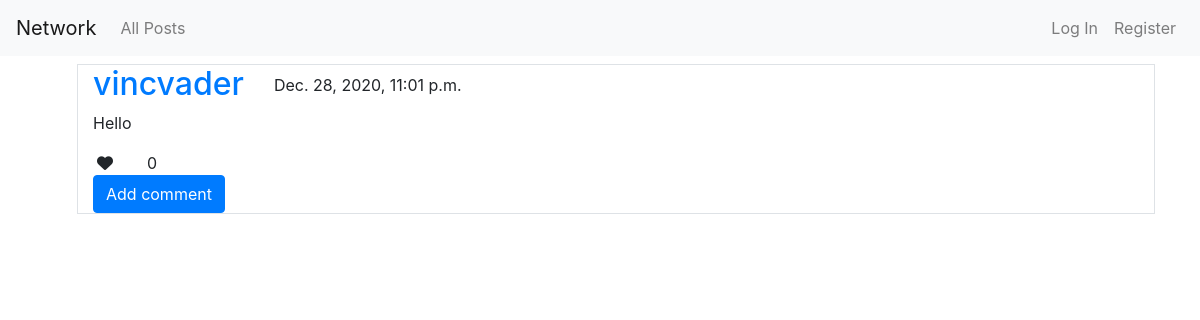
The app's page /, older data.
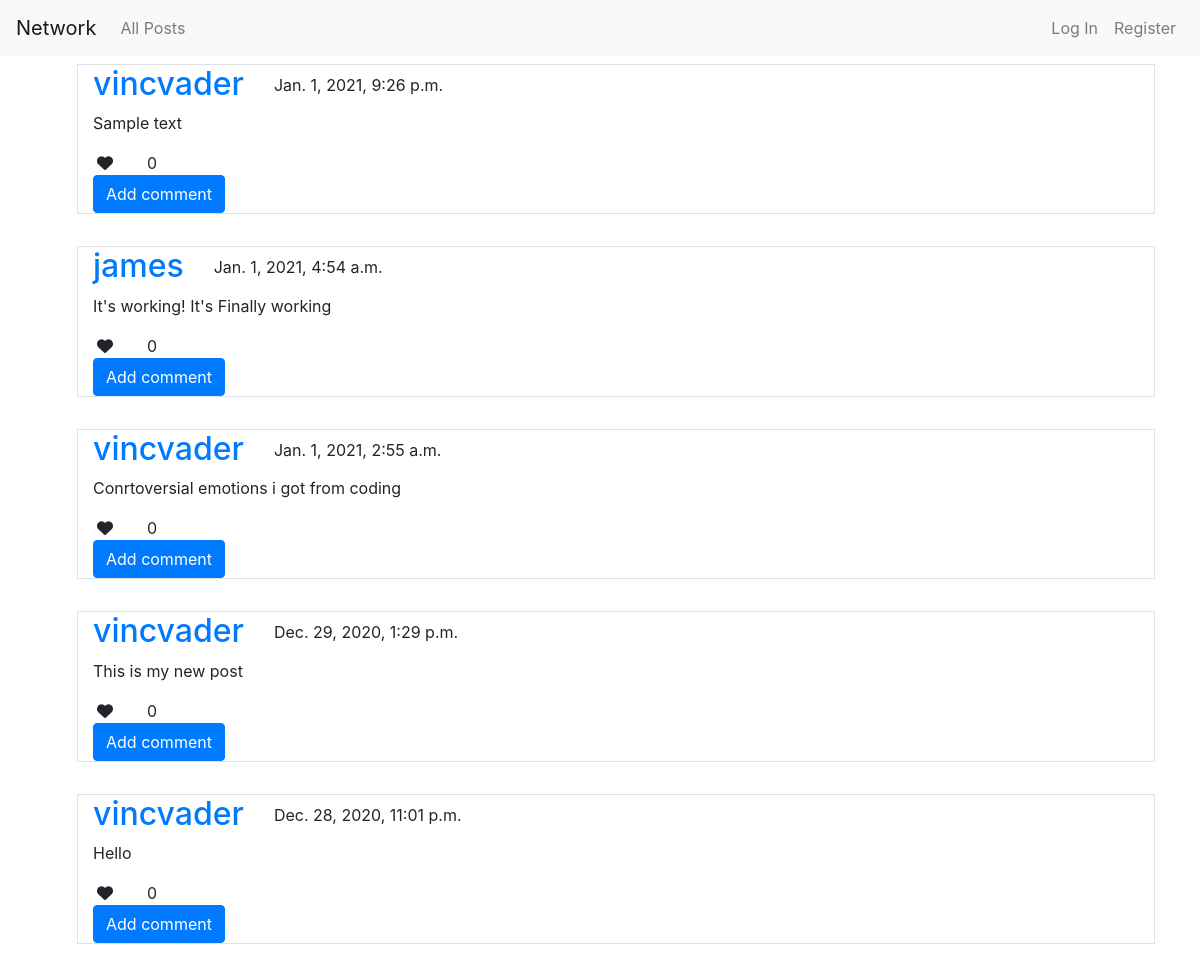
The same page, newer data.
### network/models.py (models this page shows, shortened)
class Post(models.Model):
    author = models.ForeignKey(User, on_delete=models.CASCADE)
    content = models.TextField(max_length=255)
    date_posted = models.DateTimeField(auto_now_add=True)

class User(AbstractUser):
    pass

### network/views.py (the view)
# urls.py: path("", views.index, name="index"),
def index(request):
    posts = Post.objects.all()
    likes = 0
    posts = posts.order_by("-date_posted").all()
    for post in posts:
        post.likes_count = len(Like.objects.filter(post=post.pk))
        if request.user.is_authenticated:
            try:
                Like.objects.get(post=post.pk, user=request.user)
                post.liked = True
            except Like.DoesNotExist:
                post.liked = False
    return render(request, "network/index.html", {
        'posts': posts,
    })

### network/templates/network/index.html (shortened to what this page needs)
{% extends "network/layout.html" %}
{% block body %}
<div class="row m-3">
    {%for post in posts%}
    <div class="col-12 m-3 border">
        <div class="row">
            <div class="col col-auto">
                <h2>
                    <a href="{% url 'profile' user_id=post.author.pk %}">
                        {{post.author}}
                    </a>
                </h2>
            </div>
            <div class="col">
                <p class=" mt-2 mb-0">
                    {{post.date_posted}}
                </p>
            </div>
            <div class="col-12">
                <p>{{post.content}}</p>
                <div class="like-wrapper row">
                    <div class="col col-auto">
                        <i class="fas fa-heart p-1 like" data-user="{{request.user.pk}}" data-post="{{post.pk}}"
                            data-liked='{{post.liked}}'></i>
                    </div>
                    <div class="col like-count" data-post="{{post.pk}}">
                        0
                    </div>
                </div>
                <button class="btn btn-primary comment">Add comment</button>
            </div>
        </div>
    </div>
    {% endfor %}
</div>
{% endblock %}

### network/templates/network/layout.html (shortened to what this page needs)
{% load static %}
<!DOCTYPE html>
<html lang="en">
<head>
    <link rel="stylesheet" href="https://cdn.jsdelivr.net/npm/bootstrap@4.5.3/dist/css/bootstrap.min.css"
>
    <link href="{% static 'network/styles.css' %}" rel="stylesheet">
</head>
<body>
    <div class="container-fluid p-0 mb-5 justify-content-end">
        <nav class="navbar fixed-top navbar-expand-sm navbar-light bg-light">
            <a class="navbar-brand" href="{% url 'index' %}">Network</a>
            <div class="collapse navbar-collapse order-1 dual-collapse-2" id="navbarSupportedContent">
                <ul class="navbar-nav mr-auto">
                    <li class="nav-item mx-auto">
                        <a class="nav-link" href="{% url 'index' %}">All Posts</a>
                    </li>
                </ul>
            </div>
            <div class="collapse navbar-collapse order-2 dual-collapse-2" id="navbarSupportedContent">
                <ul class="navbar-nav ml-auto">
                    {% if user.is_authenticated %}
                    <li class="nav-item mx-auto">
                        <a class="nav-link" href="#"><strong>{{ user.username }}</strong></a>
                    </li>
                    <li class="nav-item mx-auto">
                        <a class="nav-link" href="{% url 'logout' %}">Log Out</a>
                    </li>
                    {% else %}
                    <li class="nav-item mx-auto">
                        <a class="nav-link" href="{% url 'login' %}">Log In</a>
                    </li>
                    <li class="nav-item mx-auto">
                        <a class="nav-link" href="{% url 'register' %}">Register</a>
                    </li>
                    {% endif %}
                </ul>
            </div>
        </nav>
    </div>
    <div class="container mt-5">
        {% block body %}
        {% endblock %}
    </div>
</body>
</html>

Row changes from the older to the newer data that the page shows:
added Post: author "vincvader", date_posted "Jan. 1, 2021, 9:26 p.m.", content "Sample text"
added Post: author "james", date_posted "Jan. 1, 2021, 4:54 a.m.", content "It's working! It's Finally working"
added Post: author "vincvader", date_posted "Jan. 1, 2021, 2:55 a.m.", content "Conrtoversial emotions i got from coding"
added Post: author "vincvader", date_posted "Dec. 29, 2020, 1:29 p.m.", content "This is my new post"
